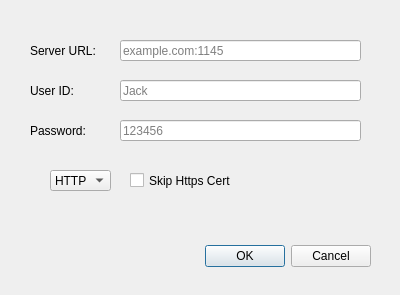
<?xml version="1.0" encoding="UTF-8"?>
<ui version="4.0">
 <class>SettingDialog</class>
 <widget class="QDialog" name="SettingDialog">
  <property name="geometry">
   <rect>
    <x>0</x>
    <y>0</y>
    <width>400</width>
    <height>295</height>
   </rect>
  </property>
  <property name="minimumSize">
   <size>
    <width>400</width>
    <height>295</height>
   </size>
  </property>
  <property name="maximumSize">
   <size>
    <width>400</width>
    <height>295</height>
   </size>
  </property>
  <property name="windowTitle">
   <string>Dialog</string>
  </property>
  <widget class="QDialogButtonBox" name="buttonBox">
   <property name="geometry">
    <rect>
     <x>30</x>
     <y>240</y>
     <width>341</width>
     <height>32</height>
    </rect>
   </property>
   <property name="orientation">
    <enum>Qt::Horizontal</enum>
   </property>
   <property name="standardButtons">
    <set>QDialogButtonBox::Cancel|QDialogButtonBox::Ok</set>
   </property>
  </widget>
  <widget class="QLineEdit" name="UrlEdit">
   <property name="geometry">
    <rect>
     <x>120</x>
     <y>40</y>
     <width>241</width>
     <height>21</height>
    </rect>
   </property>
   <property name="placeholderText">
    <string>example.com:1145</string>
   </property>
  </widget>
  <widget class="QLabel" name="label">
   <property name="geometry">
    <rect>
     <x>30</x>
     <y>40</y>
     <width>81</width>
     <height>21</height>
    </rect>
   </property>
   <property name="text">
    <string>Server URL: </string>
   </property>
  </widget>
  <widget class="QLabel" name="label_2">
   <property name="geometry">
    <rect>
     <x>30</x>
     <y>80</y>
     <width>81</width>
     <height>21</height>
    </rect>
   </property>
   <property name="text">
    <string>User ID: </string>
   </property>
  </widget>
  <widget class="QLineEdit" name="UserIDEdit">
   <property name="geometry">
    <rect>
     <x>120</x>
     <y>80</y>
     <width>241</width>
     <height>21</height>
    </rect>
   </property>
   <property name="placeholderText">
    <string>Jack</string>
   </property>
  </widget>
  <widget class="QLabel" name="label_3">
   <property name="geometry">
    <rect>
     <x>30</x>
     <y>120</y>
     <width>81</width>
     <height>21</height>
    </rect>
   </property>
   <property name="text">
    <string>Password: </string>
   </property>
  </widget>
  <widget class="QLineEdit" name="PasswordEdit">
   <property name="geometry">
    <rect>
     <x>120</x>
     <y>120</y>
     <width>241</width>
     <height>21</height>
    </rect>
   </property>
   <property name="echoMode">
    <enum>QLineEdit::Password</enum>
   </property>
   <property name="placeholderText">
    <string>123456</string>
   </property>
  </widget>
  <widget class="QComboBox" name="ProtocolBox">
   <property name="geometry">
    <rect>
     <x>50</x>
     <y>170</y>
     <width>61</width>
     <height>21</height>
    </rect>
   </property>
   <item>
    <property name="text">
     <string>HTTP</string>
    </property>
   </item>
   <item>
    <property name="text">
     <string>HTTPS</string>
    </property>
   </item>
  </widget>
  <widget class="QCheckBox" name="SkipCertBox">
   <property name="geometry">
    <rect>
     <x>130</x>
     <y>170</y>
     <width>121</width>
     <height>21</height>
    </rect>
   </property>
   <property name="text">
    <string>Skip Https Cert</string>
   </property>
  </widget>
 </widget>
 <resources/>
 <connections>
  <connection>
   <sender>buttonBox</sender>
   <signal>accepted()</signal>
   <receiver>SettingDialog</receiver>
   <slot>accept()</slot>
   <hints>
    <hint type="sourcelabel">
     <x>248</x>
     <y>254</y>
    </hint>
    <hint type="destinationlabel">
     <x>157</x>
     <y>274</y>
    </hint>
   </hints>
  </connection>
  <connection>
   <sender>buttonBox</sender>
   <signal>rejected()</signal>
   <receiver>SettingDialog</receiver>
   <slot>reject()</slot>
   <hints>
    <hint type="sourcelabel">
     <x>316</x>
     <y>260</y>
    </hint>
    <hint type="destinationlabel">
     <x>286</x>
     <y>274</y>
    </hint>
   </hints>
  </connection>
 </connections>
</ui>
